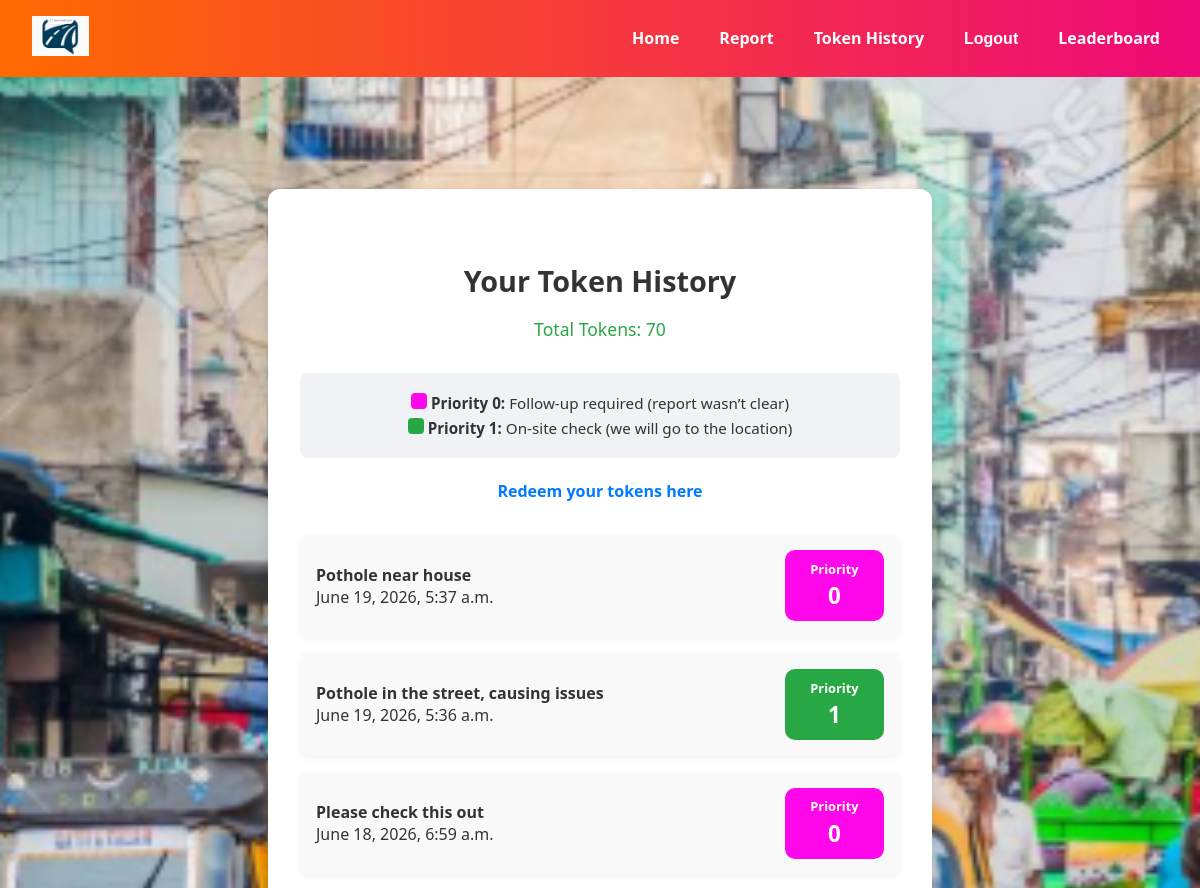
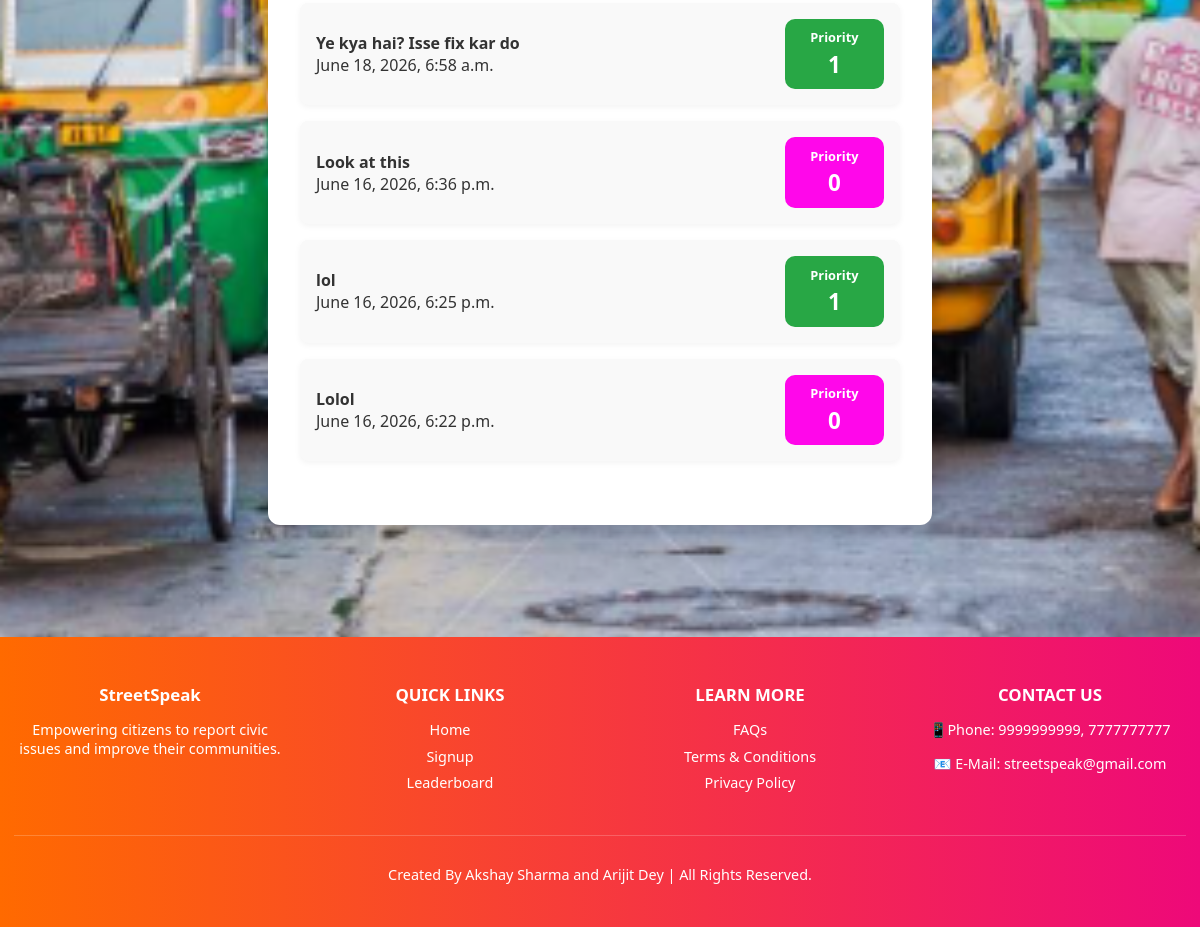
The page /tokens/ (signed in) on the database its author committed (2 pictures, top to bottom).
### core/models.py (models this page shows)
class Report(models.Model):
    user = models.ForeignKey(User, on_delete=models.CASCADE)
    name = models.CharField(max_length=100)
    phone = models.CharField(max_length=15)
    location = models.CharField(max_length=255)
    description = models.TextField()
    image = models.ImageField(upload_to='reports/')
    submitted_at = models.DateTimeField(auto_now_add=True)
    scanned = models.BooleanField(default=False)
    priority = models.IntegerField(default=0)

### core/views.py (the view)
# urls.py: path('tokens/', views.token_history, name='token_history'),
def token_history(request):
    reports = Report.objects.filter(user=request.user).order_by('-submitted_at')
    token_obj, _ = UserToken.objects.get_or_create(user=request.user)
    return render(request, 'token_history.html', {'reports': reports, 'tokens': token_obj.tokens})

### core/templates/token_history.html (shortened to what this page needs)
{% extends 'base.html' %}
{% load static %}
{% block extra_css %}
<link rel="stylesheet" href="{% static 'css/token_history.css' %}">
{% endblock %}
{% block content %}
<div class="token-container">
    <h2>Your Token History</h2>
    <p class="token-count">Total Tokens: {{ tokens }}</p>
    <div class="priority-legend">
        <p>
            <span class="legend-box legend-priority-0"></span>
            <strong>Priority 0:</strong> Follow‑up required (report wasn’t clear)
        </p>
        <p>
            <span class="legend-box legend-priority-1"></span>
            <strong>Priority 1:</strong> On‑site check (we will go to the location)
        </p>
    </div>
    <p class="redeem-link">
    <a href="{% url 'rewards' %}">Redeem your tokens here</a>
    </p>
    <ul class="token-list">
        {% for report in reports %}
        <li class="token-item">
            <div class="token-left">
                <strong>{{ report.description }}</strong><br>
                {{ report.submitted_at }}
            </div>
            <div class="token-right priority-{{ report.priority }}">
                <span class="priority-label">Priority</span>
                <span class="priority-value">{{ report.priority }}</span>
            </div>
        </li>
        {% endfor %}
    </ul>
</div>
{% endblock %}

### core/static/css/style.css (style rules this page uses)
body { margin: 0; padding: 0; font-family: 'Segoe UI', sans-serif; color: #333; background-image: url('/static/Bgpic.png'); background-size: cover; background-position: center; background-repeat: no-repeat; background-attachment: fixed; background-color: rgba(0, 0, 0, 0.5); }
html, body { height: 100%; margin: 0; padding: 0; }

### core/static/css/token_history.css (style rules this page uses)
body { margin: 0; padding: 0; font-family: 'Segoe UI', sans-serif; background-color: #f0f2f5; }
.token-container { background-color: #fff; padding: 3rem 2rem; border-radius: 12px; box-shadow: 0 6px 16px rgba(0, 0, 0, 0.1); width: 600px; max-width: 90%; margin: 10vh auto; text-align: center; }
.token-container h2 { margin-bottom: 1rem; font-size: 1.8rem; color: #333; }
.token-count { font-size: 1.1rem; margin-bottom: 2rem; color: #28a745; }
.token-list { list-style: none; padding: 0; text-align: left; }
.token-list li { background-color: #f9f9f9; padding: 1rem; margin-bottom: 1rem; border-radius: 8px; box-shadow: 0 2px 6px rgba(0,0,0,0.05); }
.token-item { display: flex; justify-content: space-between; align-items: center; background-color: #f9f9f9; padding: 1rem; margin-bottom: 1rem; border-radius: 8px; box-shadow: 0 2px 6px rgba(0,0,0,0.05); }
.token-left { flex: 1; text-align: left; }
.token-right { display: flex; flex-direction: column; align-items: center; justify-content: center; font-weight: bold; padding: 0.6em; border-radius: 10px; min-width: 80px; text-align: center; }
.priority-label { font-size: 0.8em; color: #fff; margin-bottom: 0.2em; }
.priority-value { font-size: 1.4em; color: #fff; }
.priority-0 { background-color: #ff07ea; }
.priority-1 { background-color: #28a745; }
.redeem-link { margin-bottom: 2rem; font-size: 1rem; }
.redeem-link a { color: #007bff; text-decoration: none; font-weight: bold; }
.priority-legend { background-color: #f0f2f5; padding: 1em; border-radius: 8px; margin-bottom: 1.5em; font-size: 0.95em; color: #333; }
.priority-legend p { margin: 0.3em 0; }
.legend-box { display: inline-block; width: 16px; height: 16px; border-radius: 4px; }
.legend-priority-0 { background-color: #ff07ea; }
.legend-priority-1 { background-color: #28a745; }

### rows shown on the page
Report: description "Pothole near house", submitted_at "June 19, 2026, 5:37 a.m.", priority "0"
Report: description "Pothole in the street, causing issues", submitted_at "June 19, 2026, 5:36 a.m.", priority "1"
Report: description "Please check this out", submitted_at "June 18, 2026, 6:59 a.m.", priority "0"
Report: description "Ye kya hai? Isse fix kar do", submitted_at "June 18, 2026, 6:58 a.m.", priority "1"
Report: description "Look at this", submitted_at "June 16, 2026, 6:36 p.m.", priority "0"
Report: description "lol", submitted_at "June 16, 2026, 6:25 p.m.", priority "1"
Report: description "Lolol", submitted_at "June 16, 2026, 6:22 p.m.", priority "0"

### other values the page prints
{{ tokens }} "70"
